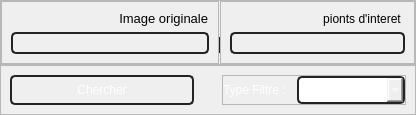
            <widget class="QWidget" name="page_pnts_interet">
             <layout class="QVBoxLayout" name="verticalLayout_14">
              <property name="spacing">
               <number>0</number>
              </property>
              <property name="leftMargin">
               <number>0</number>
              </property>
              <property name="topMargin">
               <number>0</number>
              </property>
              <property name="rightMargin">
               <number>0</number>
              </property>
              <property name="bottomMargin">
               <number>0</number>
              </property>
              <item>
               <widget class="QFrame" name="frame_8">
                <property name="frameShape">
                 <enum>QFrame::StyledPanel</enum>
                </property>
                <property name="frameShadow">
                 <enum>QFrame::Raised</enum>
                </property>
                <layout class="QHBoxLayout" name="horizontalLayout_6">
                 <property name="spacing">
                  <number>0</number>
                 </property>
                 <property name="leftMargin">
                  <number>0</number>
                 </property>
                 <property name="topMargin">
                  <number>0</number>
                 </property>
                 <property name="rightMargin">
                  <number>0</number>
                 </property>
                 <property name="bottomMargin">
                  <number>0</number>
                 </property>
                 <item>
                  <widget class="QFrame" name="frame_9">
                   <property name="frameShape">
                    <enum>QFrame::StyledPanel</enum>
                   </property>
                   <property name="frameShadow">
                    <enum>QFrame::Raised</enum>
                   </property>
                   <layout class="QVBoxLayout" name="verticalLayout_15">
                    <item>
                     <widget class="QLabel" name="label_2">
                      <property name="maximumSize">
                       <size>
                        <width>16777215</width>
                        <height>25</height>
                       </size>
                      </property>
                      <property name="font">
                       <font>
                        <family>Segoe UI</family>
                        <pointsize>10</pointsize>
                        <weight>50</weight>
                        <italic>false</italic>
                        <bold>false</bold>
                       </font>
                      </property>
                      <property name="styleSheet">
                       <string notr="true"/>
                      </property>
                      <property name="text">
                       <string>                              Image originale</string>
                      </property>
                     </widget>
                    </item>
                    <item>
                     <widget class="QLabel" name="label_img_interet">
                      <property name="styleSheet">
                       <string notr="true">*{
border: 1.5px solid #232323;
padding:2px;
border-radius: 5px;
}</string>
                      </property>
                      <property name="text">
                       <string/>
                      </property>
                     </widget>
                    </item>
                   </layout>
                  </widget>
                 </item>
                 <item>
                  <widget class="QLabel" name="label">
                   <property name="maximumSize">
                    <size>
                     <width>1</width>
                     <height>16777215</height>
                    </size>
                   </property>
                   <property name="styleSheet">
                    <string notr="true">background-color: rgb(35, 35, 35);
margin-bottom:11px;
margin-top:36px;</string>
                   </property>
                   <property name="text">
                    <string/>
                   </property>
                  </widget>
                 </item>
                 <item>
                  <widget class="QFrame" name="frame_13">
                   <property name="frameShape">
                    <enum>QFrame::StyledPanel</enum>
                   </property>
                   <property name="frameShadow">
                    <enum>QFrame::Raised</enum>
                   </property>
                   <layout class="QVBoxLayout" name="verticalLayout_16">
                    <item>
                     <widget class="QLabel" name="label_5">
                      <property name="maximumSize">
                       <size>
                        <width>16777215</width>
                        <height>25</height>
                       </size>
                      </property>
                      <property name="styleSheet">
                       <string notr="true"/>
                      </property>
                      <property name="text">
                       <string>                            pionts d'interet </string>
                      </property>
                     </widget>
                    </item>
                    <item>
                     <widget class="QLabel" name="label_rslt_interet">
                      <property name="styleSheet">
                       <string notr="true">*{
border: 1.5px solid #232323;
padding:2px;
border-radius: 5px;
}</string>
                      </property>
                      <property name="text">
                       <string/>
                      </property>
                     </widget>
                    </item>
                   </layout>
                  </widget>
                 </item>
                </layout>
               </widget>
              </item>
              <item>
               <widget class="QFrame" name="frame_7">
                <property name="maximumSize">
                 <size>
                  <width>16777215</width>
                  <height>50</height>
                 </size>
                </property>
                <property name="frameShape">
                 <enum>QFrame::StyledPanel</enum>
                </property>
                <property name="frameShadow">
                 <enum>QFrame::Raised</enum>
                </property>
                <layout class="QHBoxLayout" name="horizontalLayout_4">
                 <property name="spacing">
                  <number>28</number>
                 </property>
                 <item>
                  <widget class="QPushButton" name="btn_calculer_interet">
                   <property name="cursor">
                    <cursorShape>PointingHandCursor</cursorShape>
                   </property>
                   <property name="styleSheet">
                    <string notr="true">*{color: rgb(255, 255, 255);
border: 1.5px solid #232323;
height:25px;
padding:2px;
border-radius: 5px;
}

QPushButton::hover{
background-color: #232323;
}</string>
                   </property>
                   <property name="text">
                    <string>Chercher</string>
                   </property>
                  </widget>
                 </item>
                 <item>
                  <widget class="QFrame" name="frame_23">
                   <property name="frameShape">
                    <enum>QFrame::StyledPanel</enum>
                   </property>
                   <property name="frameShadow">
                    <enum>QFrame::Raised</enum>
                   </property>
                   <layout class="QHBoxLayout" name="horizontalLayout_16">
                    <property name="spacing">
                     <number>0</number>
                    </property>
                    <property name="leftMargin">
                     <number>0</number>
                    </property>
                    <property name="topMargin">
                     <number>0</number>
                    </property>
                    <property name="rightMargin">
                     <number>0</number>
                    </property>
                    <property name="bottomMargin">
                     <number>0</number>
                    </property>
                    <item>
                     <widget class="QLabel" name="label_14">
                      <property name="styleSheet">
                       <string notr="true">color: rgb(255, 255, 255);</string>
                      </property>
                      <property name="text">
                       <string>Type Filtre :</string>
                      </property>
                     </widget>
                    </item>
                    <item>
                     <widget class="QComboBox" name="comboBox_interet">
                      <property name="styleSheet">
                       <string notr="true">*{color: rgb(255, 255, 255);
border: 1.5px solid #232323;
height:40px;
padding:2px;
border-radius: 5px;
}</string>
                      </property>
                      <item>
                       <property name="text">
                        <string>Choisir un filtre</string>
                       </property>
                      </item>
                      <item>
                       <property name="text">
                        <string>Hough</string>
                       </property>
                      </item>
                      <item>
                       <property name="text">
                        <string>Gabor</string>
                       </property>
                      </item>
                      <item>
                       <property name="text">
                        <string>Shi-Tomasi</string>
                       </property>
                      </item>
                     </widget>
                    </item>
                   </layout>
                  </widget>
                 </item>
                </layout>
               </widget>
              </item>
             </layout>
            </widget>
